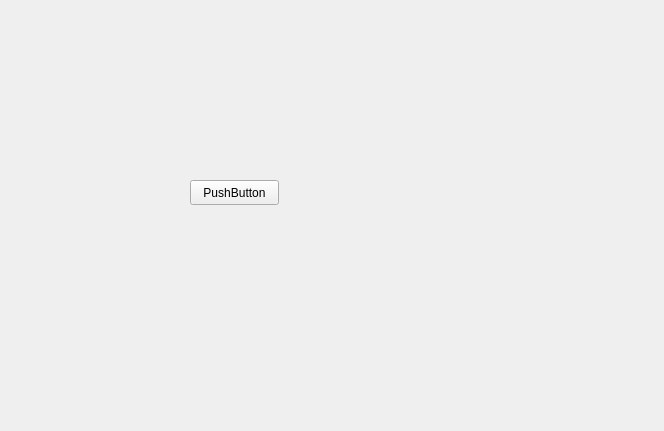
<?xml version="1.0" encoding="UTF-8"?>
<ui version="4.0">
 <class>charge</class>
 <widget class="QWidget" name="charge">
  <property name="geometry">
   <rect>
    <x>0</x>
    <y>0</y>
    <width>664</width>
    <height>431</height>
   </rect>
  </property>
  <property name="windowTitle">
   <string>Form</string>
  </property>
  <widget class="QPushButton" name="pushButton">
   <property name="geometry">
    <rect>
     <x>190</x>
     <y>180</y>
     <width>89</width>
     <height>25</height>
    </rect>
   </property>
   <property name="text">
    <string>PushButton</string>
   </property>
  </widget>
 </widget>
 <resources/>
 <connections/>
</ui>
